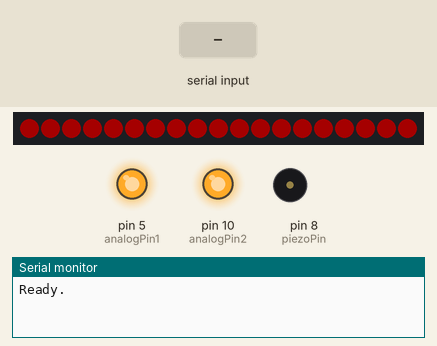
This sketch was run on a simulated Arduino Mega 2560, built with avr-gcc and run on an emulated ATmega2560. On the bench: 19 RGB LEDs in strip order, left to right, output pins drawn as LEDs (lit = HIGH), buzzer (waves = sounding), the last lines printed to the serial monitor. Inputs (shaded band) come from the test bench. Dim RGB values are drawn brighter than linear.

Above: at 5.7 s.
5.8 s: byte 10 (10) received over Serial
At 6.2 s:
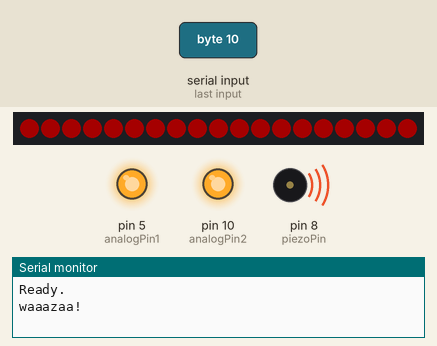
7.8 s: byte 4 (4) received over Serial
Timing chart, 0 to 10.8 s (numbered marks = the images above; inputs shaded):
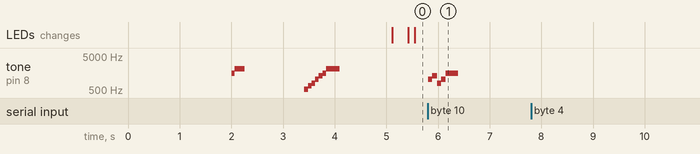

The sketch:

clock.ino
```cpp
#include <Adafruit_NeoPixel.h>

#define analogPin1     5   // meter wired to pin 5 = OC3A/Timer3 — the SAME timer tone() steals for the piezo.
#define analogPin2     10  // meter wired to pin 10 = OC1B/Timer1 — independent, never disturbed by tone().
#define pixelPin       11
#define pixelCount     19
#define piezoPin       8

Adafruit_NeoPixel pixels(pixelCount, pixelPin, NEO_GRB + NEO_KHZ800);

uint8_t pixelSpeed = 1;
int loopSpeed = 10;
unsigned long lastTime;
int meter1Value = 255;     // last value pushed to the pin-5 meter; re-applied once a tone frees Timer3

struct Color {
  uint8_t r;
  uint8_t g;
  uint8_t b;

  uint32_t color() {
    return pixels.Color(r, g, b);
  }

  uint32_t nextColor(Color* expected) {
    this->r = this->nextColor(r, expected->r, pixelSpeed);
    this->g = this->nextColor(g, expected->g, pixelSpeed);
    this->b = this->nextColor(b, expected->b, pixelSpeed);

    return pixels.Color(r, g, b);
  }

  uint8_t nextColor(uint8_t current, uint8_t target, uint8_t step) {
    if(current < target && current + step > current) {
      return max(min(current + step, target), 0);
    }

    if(current > target && current - step < current) {
      return min(max(current - step, target), 250);
    }

    return current;
  }
};

Color pixelColors[pixelCount];
Color expectedColors[pixelCount];

enum SerialAction {
  setMeter1 = 1,
  setMeter2 = 2,
  setPixel = 3,
  renderPixels = 4,
  setPixelSpeed = 5,
  setLoopSpeed = 6,
  playTone = 7,
  playJingle = 20,
  playChime = 21,
  playTick = 22,
  hello = 10,
  unknownAction = 99
};

void setDefaults() {
  analogWrite(analogPin2, 255);
  meter1Value = 255;
  analogWrite(analogPin1, 255);

  for(int i=0; i<pixelCount; i++) {
    expectedColors[i].r = 40;
    expectedColors[i].g = 0;
    expectedColors[i].b = 0;
  }

  pixels.show();
}

int readValue() {
  while (Serial.available() == 0) {
    delay(5);
  }

  return Serial.read();
}

int readWord() {
  int high = readValue();
  int low = readValue();

  return (high << 8) | low;
}

SerialAction readAction() {
  if (Serial.available() == 0) {
    return unknownAction;
  }

  int value = Serial.read();

  switch (value) {
    case 1:
      return setMeter1;

    case 2:
      return setMeter2;

    case 3:
      return setPixel;

    case 4:
      return renderPixels;

    case 5:
      return setPixelSpeed;

    case 6:
      return setLoopSpeed;

    case 7:
      return playTone;

    case 20:
      return playJingle;

    case 21:
      return playChime;

    case 22:
      return playTick;

    case 10:
      return hello;

    default:
      return unknownAction;
  }
}

#define noteQueueSize 64

struct QueuedNote {
  int frequency;
  int duration;
};

QueuedNote noteQueue[noteQueueSize];
int queueHead = 0;
int queueTail = 0;
bool tonePlaying = false;
unsigned long toneStart = 0;
int toneDuration = 0;

void enqueueNote(int frequency, int duration) {
  int next = (queueTail + 1) % noteQueueSize;
  if(next == queueHead) {
    return;
  }

  noteQueue[queueTail].frequency = frequency;
  noteQueue[queueTail].duration = duration;
  queueTail = next;
}

// tone() commandeers Timer3 (CTC mode) to clock the piezo, but the pin-5 meter rides OC3A
// on that same timer. Once the piezo is quiet, put Timer3 back into the 8-bit phase-correct
// PWM mode init() set up, then re-apply the needle so it snaps back to the server's value.
void restoreMeter1() {
  TCCR3A = _BV(WGM30);
  TCCR3B = _BV(CS31) | _BV(CS30);
  analogWrite(analogPin1, meter1Value);
}

// Advances the non-blocking player and returns ms left on the current note (0 when idle).
int updatePlayer() {
  unsigned long now = millis();

  if(tonePlaying) {
    if(now - toneStart < (unsigned long) toneDuration) {
      return toneDuration - (now - toneStart);
    }

    noTone(piezoPin);
    tonePlaying = false;

    if(queueHead == queueTail) {
      restoreMeter1();
      return 0;
    }
  }

  if(queueHead == queueTail) {
    return 0;
  }

  QueuedNote note = noteQueue[queueHead];
  queueHead = (queueHead + 1) % noteQueueSize;

  if(note.frequency > 0) {
    tone(piezoPin, note.frequency);
  } else {
    noTone(piezoPin);
  }

  tonePlaying = true;
  toneStart = now;
  toneDuration = note.duration;
  return note.duration;
}

#define NOTE_C5  523
#define NOTE_E5  659
#define NOTE_G5  784
#define NOTE_C6  1047
#define NOTE_E6  1319
#define NOTE_G6  1568
#define NOTE_C7  2093

// Tick-tock, played at :00 and :31. Low frequencies stay soft (off the piezo's
// ~2-4kHz resonance), so it sounds like a real clock rather than an alarm.
#define TICK_FREQ      120
#define TOCK_FREQ      80
#define TICK_MS        10

// Arcade power-up: a fast C-major run straight up, capped with a high held sparkle.
void enqueueJingle() {
  enqueueNote(NOTE_C5, 70);
  enqueueNote(NOTE_E5, 70);
  enqueueNote(NOTE_G5, 70);
  enqueueNote(NOTE_C6, 70);
  enqueueNote(NOTE_E6, 70);
  enqueueNote(NOTE_G6, 70);
  enqueueNote(NOTE_C7, 260);
}

// Each hour-count is an 8-bit "coin" blip: a quick G6 grace note into a high C7 ding.
void enqueueChime(int count) {
  if(count > 12) {
    count = 12;
  }

  for(int i = 0; i < count; i++) {
    enqueueNote(NOTE_G6, 60);
    enqueueNote(NOTE_C7, 190);
    enqueueNote(0, 150);
  }
}

// Connect chirp (on hello): a bouncy zig-zag greeting, distinct from the straight startup run.
void enqueueHello() {
  enqueueNote(NOTE_C6, 80);
  enqueueNote(NOTE_E6, 80);
  enqueueNote(NOTE_G5, 80);
  enqueueNote(NOTE_C6, 80);
  enqueueNote(NOTE_G6, 240);
}

// Tick-tock marker (server sends this at :00 and :31): a soft tick, a beat, then a tock.
void enqueueTickTock() {
  enqueueNote(TICK_FREQ, TICK_MS);
  enqueueNote(0, 130);
  enqueueNote(TOCK_FREQ, TICK_MS);
}

void setup() {
  pinMode(analogPin1, OUTPUT);
  pinMode(analogPin2, OUTPUT);
  Serial.begin(9600);
  pixels.begin();

  delay(2000);
  Serial.println("Ready.");
  Serial.flush();

  pixels.clear();
  for(int i=0; i<pixelCount; i++) {
    pixelColors[i].r = 0;
    pixelColors[i].g = 0;
    pixelColors[i].b = 0;
  }

  setDefaults();

  enqueueChime(1);
  enqueueNote(0, 1000);
  enqueueJingle();
  enqueueNote(0, 1000);
}

void loop() {
  if(!tonePlaying && queueHead == queueTail && millis() - lastTime > 6000) {
    setDefaults();
  }

  SerialAction action = readAction();

  int value;

  switch(action) {
    case setMeter1:
      value = readValue();
      meter1Value = value;
      if(!tonePlaying) {
        analogWrite(analogPin1, value);   // mid-tone this would clobber OCR3A and detune the piezo
      }
      break;

    case setMeter2:
      value = readValue();
      analogWrite(analogPin2, value);

      pixels.setPixelColor(0, pixels.Color(value, 0, 0));
      pixels.show();

      break;

    case setPixel:
      int i = readValue();

      expectedColors[i].r = readValue();
      expectedColors[i].g = readValue();
      expectedColors[i].b = readValue();

      break;

    case renderPixels:
      pixels.show();
      break;

    case setPixelSpeed:
      pixelSpeed = readValue();
      break;

    case setLoopSpeed:
      loopSpeed = readValue();
      break;

    case playTone: {
      int frequency = readWord();
      int duration = readWord();
      enqueueNote(frequency, duration);
      break;
    }

    case playJingle:
      enqueueJingle();
      break;

    case playChime: {
      int count = readValue();
      enqueueChime(count);
      break;
    }

    case playTick:
      enqueueTickTock();
      break;

    case hello:
      break;

    default:
      break;
  }

  int remaining = updatePlayer();

  if(action == hello) {
    Serial.print("waaazaa!");
    enqueueHello();
    Serial.flush();
    return;
  }

  if(action != unknownAction) {
    lastTime = millis();
    // Build the ack in one buffer and send it atomically. Two separate prints can be
    // split across USB frames, so the server reads "o" alone and the digits leak into
    // the next read — offsetting every reply by one from then on.
    char reply[8];
    reply[0] = 'o';
    itoa((int) action, reply + 1, 10);
    Serial.print(reply);
    Serial.flush();
    return;
  }

  // While a note is sounding, leave the NeoPixels alone — pixels.show() disables
  // interrupts and would chop tone()'s interrupt-driven square wave into a buzz.
  if(remaining == 0) {
    bool hasChange = false;
    for(int i=0; i<pixelCount; i++) {
      auto color = pixelColors[i].color();
      auto nextColor = pixelColors[i].nextColor(&expectedColors[i]);

      if(color != nextColor) {
        hasChange = true;
        pixels.setPixelColor(i, color);
      }
    }

    if(hasChange) {
      pixels.show();
    }
  }

  // Constant cadence: every idle loop lasts exactly loopSpeed so playback and
  // rendering stay locked to a fixed tick. A note longer than one tick just spans
  // several of them (updatePlayer times it off millis), so we never shorten here.
  delay(loopSpeed);
}
```

Measured:
- after the input at 5.8 s, tone on pin 8 (piezoPin): plays 1047 Hz for 0.08 s, 1319 Hz for 0.09 s, 784 Hz for 0.08 s, 1047 Hz for 0.09 s, 1568 Hz for 0.24 s, starting at once
- by itself, tone on pin 8 (piezoPin): plays 1568 Hz for 0.06 s, 2093 Hz for 0.19 s, 523 Hz for 0.07 s, 659 Hz for 0.07 s, 784 Hz for 0.07 s, 1047 Hz for 0.07 s … (9 notes in this stretch)
